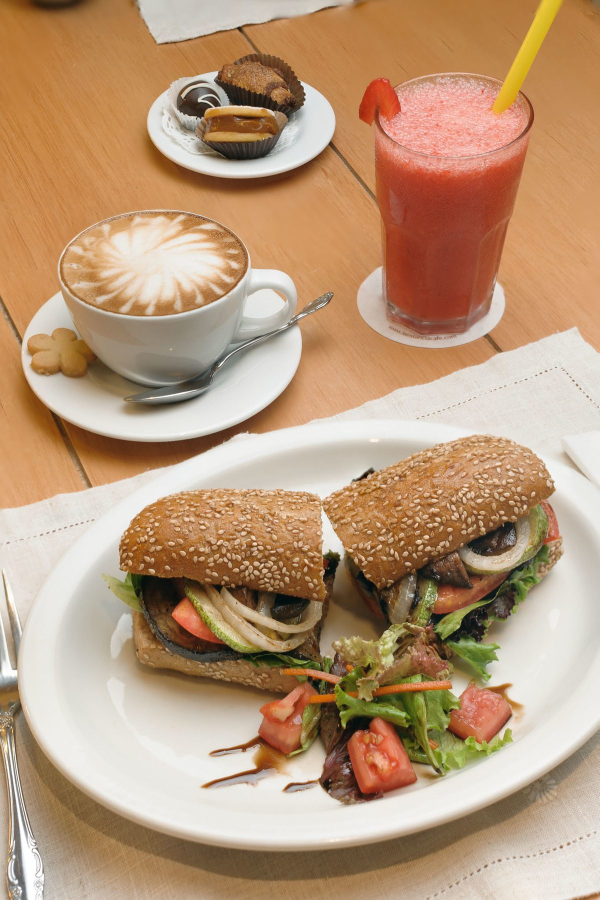
#> input picture landing/portfolio/projects/comercial/alimentos/01.jpg, 1199 x 1800 px (shown at 1/2 size); its folder holds 3 pictures in this run
$ python optimize_portfolio_images.py
#> lines starting #> are read from the running program, lines starting #| are printed output that depends on the picture
#!/usr/bin/env python3
"""Optimize all project images: resize to max 1800px longest side, quality 82."""
from pathlib import Path
from PIL import Image, ImageOps
from concurrent.futures import ThreadPoolExecutor

ROOT = Path("/home/xubuntu/nicolasbiondi/landing/portfolio/projects")
MAX_SIDE = 1800
QUALITY = 82

def process(p: Path):
    try:
        im = Image.open(p)
        ImageOps.exif_transpose(im)  # rotate if EXIF says so
        orig_w, orig_h = im.size
#> orig_w = 1199; orig_h = 1800
        scale = max(orig_w, orig_h) / MAX_SIDE
#> scale = 1
        if scale > 1.0:
            new_w = round(orig_w / scale)
            new_h = round(orig_h / scale)
            im = im.resize((new_w, new_h), Image.LANCZOS)
        # Convert to RGB (drop alpha if any)
        if im.mode in ("RGBA", "P", "LA"):
            im = im.convert("RGB")
        before = p.stat().st_size
        im.save(p, "JPEG", quality=QUALITY, optimize=True, progressive=True)
        after = p.stat().st_size
        return (str(p.name), before, after, im.size)
    except Exception as e:
        return (str(p.name), 0, 0, str(e))


def main():
    images = list(ROOT.rglob("*.jpg"))
    print(f"Optimizing {len(images)} images...")
    saved_total = 0
    with ThreadPoolExecutor(max_workers=4) as pool:
        for i, res in enumerate(pool.map(process, images)):
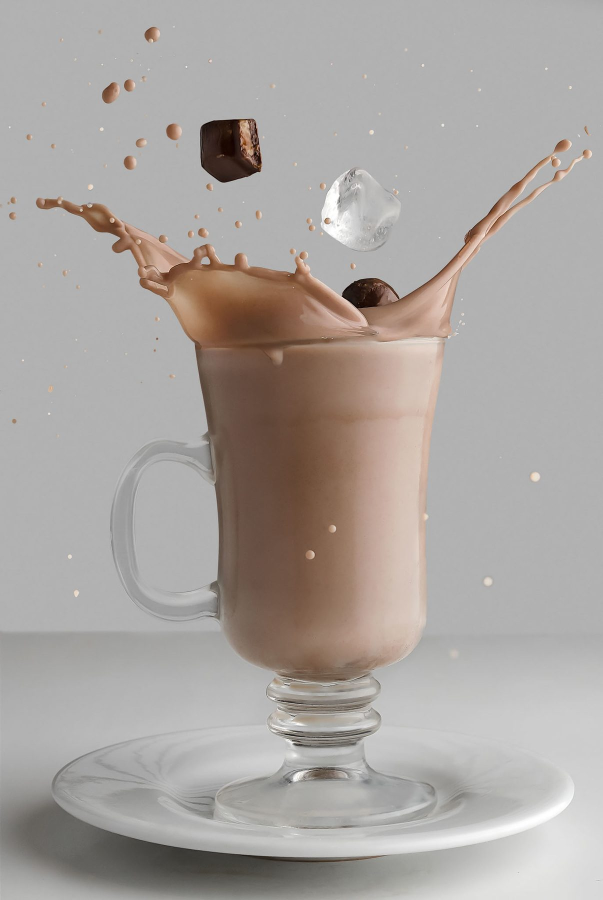
#> input picture landing/portfolio/projects/comercial/alimentos/02.jpg, 1206 x 1800 px (shown at 1/2 size)
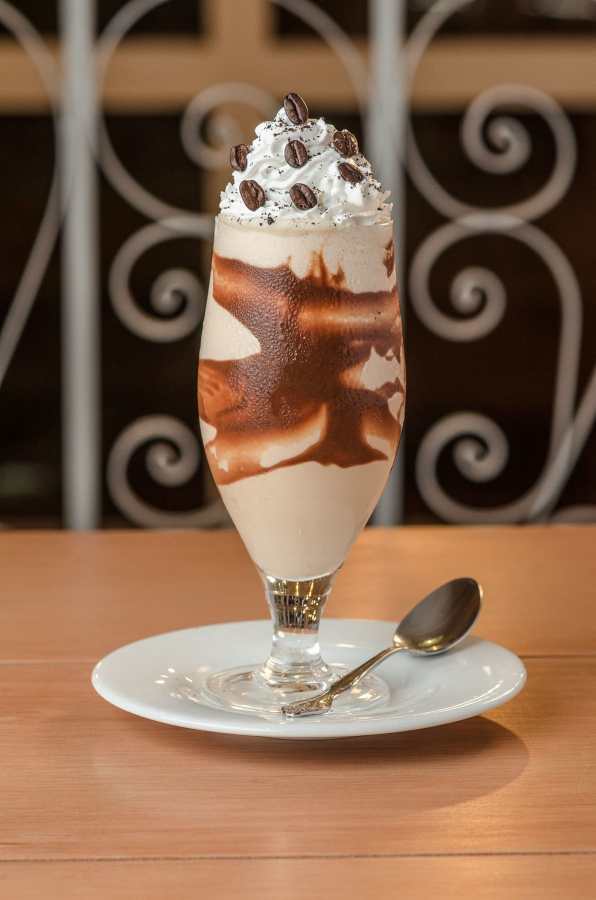
#> input picture landing/portfolio/projects/comercial/alimentos/03.jpg, 1191 x 1800 px (shown at 1/2 size)
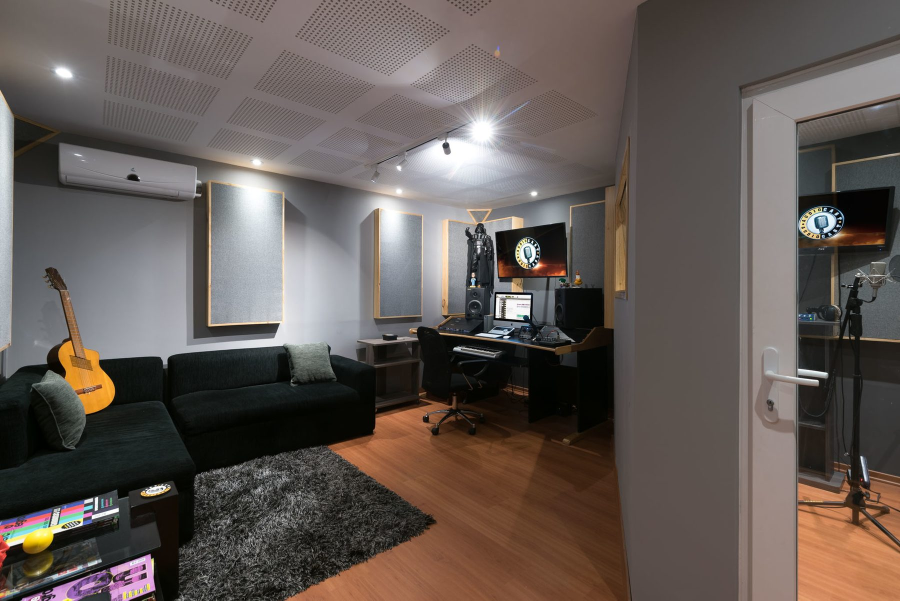
#> input picture landing/portfolio/projects/comercial/empresarial/01.jpg, 1800 x 1201 px (shown at 1/2 size)
            name, before, after, size = res
            saved_total += (before - after)
            if i % 30 == 0:
                print(f"  [{i+1}/{len(images)}] {name}: {before//1024}KB → {after//1024}KB ({size})")
#> after the loop, saved_total = 0
    print(f"\n✓ Total saved: {saved_total // 1024 // 1024} MB")
#| ✓ Total saved: 0 MB


if __name__ == "__main__":
    main()
